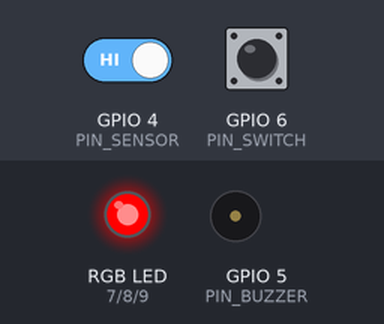
A sketch run on a simulated ESP32-S3. Shown: an RGB LED mixed from three pins (HIGH = lit), buzzer (waves = sounding). The inputs (shaded band) are chosen by the test bench; at power-on: GPIO 6 (PIN_SWITCH) HIGH, GPIO 4 (PIN_SENSOR) HIGH. WiFi joins after 1.5 s; servers stay silent unless stated; uploads are accepted with an empty reply; the local clock reads 2024-03-15 10:24:30 at power-on unless the sketch sets it; what the sketch prints to the serial monitor is not drawn.

Above: at 3.2 s.
3.3 s: GPIO 6 (PIN_SWITCH) pulled LOW for 0.15 s
At 3.38 s:
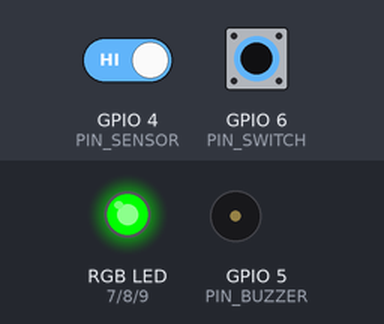
4.9 s: GPIO 6 (PIN_SWITCH) pulled LOW for 3.2 s
At 9.3 s:
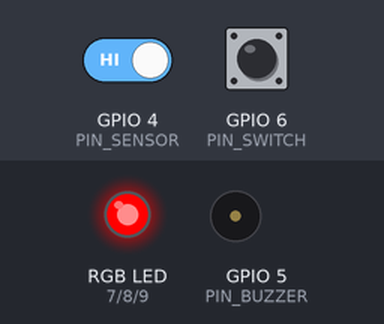
9.6 s: GPIO 4 (PIN_SENSOR) driven LOW and GPIO 6 (PIN_SWITCH) driven LOW
At 10.8 s:
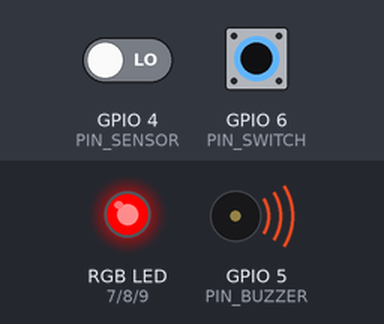
11.1 s: GPIO 4 (PIN_SENSOR) driven HIGH
At 12.2 s:
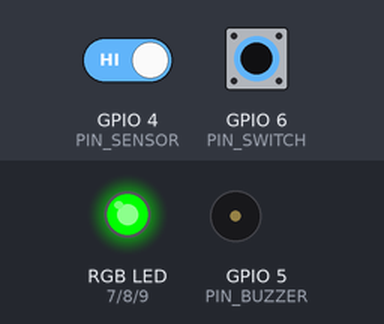
Timing chart, 0 to 13.6 s (numbered marks = the images above; inputs shaded):
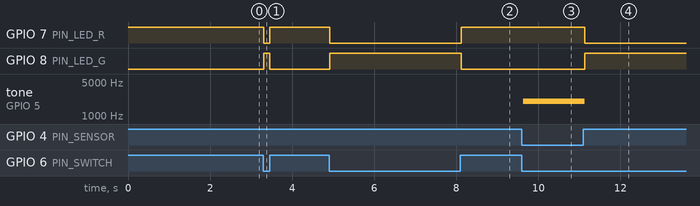

Measured:
- after the input at 3.3 s, GPIO 7 (PIN_LED_R): HIGH → LOW at once, → HIGH 0.15 s later; GPIO 8 (PIN_LED_G): LOW → HIGH at once, → LOW 0.15 s later
- after the input at 4.9 s, GPIO 7 (PIN_LED_R): HIGH → LOW at once, → HIGH 3.2 s later; GPIO 8 (PIN_LED_G): LOW → HIGH at once, → LOW 3.2 s later
- after the input at 9.6 s, tone on GPIO 5 (PIN_BUZZER): silent → 2000 Hz at once
- after the input at 11.1 s, GPIO 7 (PIN_LED_R): HIGH → LOW at once; GPIO 8 (PIN_LED_G): LOW → HIGH at once; tone on GPIO 5 (PIN_BUZZER): 2000 Hz → silent at once

The sketch:

Codigo-Alarma-magnetica1.ino
```cpp
/* ============================================================================
   SISTEMA DE ALARMA MAGNÉTICA ANTIRROBO IoT
   TEI201 - Taller de Diseño en Ingeniería - UAI - Avance #3
   ----------------------------------------------------------------------------
   Microcontrolador: ESP32-S3 N16R8

   Qué hace:
   - Detecta la apertura de un acceso mediante un sensor magnético (reed KY-025).
   - Si el sistema está armado y se aleja el imán, dispara una alarma (buzzer
     + LED rojo) y registra el evento con fecha y hora real.
   - Cada apertura se guarda de forma persistente en Google Sheets (nube).
   - Sirve una página web local con el historial de aperturas.

   Detalle clave: el envío a Google Sheets se ejecuta en el SEGUNDO NÚCLEO del
   ESP32, para que la alarma reaccione al instante y no se congele mientras
   se comunica con internet.
   ========================================================================== */

#include <WiFi.h>         // Conexión WiFi
#include <WebServer.h>    // Servidor web embebido (página local)
#include <HTTPClient.h>   // Cliente HTTP para enviar datos a Google Sheets
#include <time.h>         // Manejo de hora real (NTP)

// ---------- PINES (conexión física de cada componente al ESP32) ----------
#define PIN_SENSOR  4   // Salida digital (DO) del sensor magnético KY-025
#define PIN_BUZZER  5   // Señal del buzzer KY-006
#define PIN_SWITCH  6   // Switch de armar / desarmar el sistema
#define PIN_LED_R   7   // Canal rojo del LED RGB
#define PIN_LED_G   8   // Canal verde del LED RGB
#define PIN_LED_B   9   // Canal azul del LED RGB

// El sensor puede entregar la señal invertida según el módulo. Este parámetro
// permite ajustar a qué nivel lógico se considera "imán presente" sin recablear.
#define IMAN_PRESENTE_NIVEL  HIGH

// ---------- Credenciales de la red WiFi ----------
const char* ssid     = "iPhone Angeliyu";
const char* password = "21012101Ca";

// ---------- URL del Google Apps Script (backend de la planilla) ----------
const char* URL_SHEETS = "https://script.google.com/macros/s/AKfycbze7cZP5LEMvWSCMegIvz0YPmM0B73EwZMt4l9lqQPetthbR3F0ZVaq6-07lGdCMdi1kQ/exec";

// Offset horario de Chile en segundos. Invierno = UTC-4. En verano cambiar a -3.
const long OFFSET_CHILE = -4 * 3600;

WebServer server(80);   // Servidor web en el puerto 80

// ---------- Almacenamiento local de eventos ----------
const int MAX_EVENTOS = 200;        // Capacidad máxima de registros en memoria
time_t eventos[MAX_EVENTOS];        // Arreglo con la hora (timestamp) de cada apertura
int totalEventos = 0;               // Cantidad de aperturas registradas
bool alarmaPrevia = false;          // Evita registrar la misma apertura varias veces

// ---------- Variables compartidas con el segundo núcleo ----------
// 'volatile' indica que pueden cambiar desde otra tarea/núcleo en cualquier momento.
volatile time_t colaEnvio = 0;          // Evento pendiente de enviar a Sheets
volatile bool hayEnvioPendiente = false; // Indica si hay algo por enviar

// Enciende el LED RGB con la combinación de colores indicada (1 = encendido).
void setLED(bool r, bool g, bool b) {
  digitalWrite(PIN_LED_R, r);
  digitalWrite(PIN_LED_G, g);
  digitalWrite(PIN_LED_B, b);
}

// Convierte un timestamp UTC a la fecha local de Chile (dd/mm/aaaa).
String soloFecha(time_t t) {
  time_t local = t + OFFSET_CHILE;   // Aplica el offset de Chile
  struct tm tm_info;
  gmtime_r(&local, &tm_info);        // gmtime para NO volver a aplicar zona horaria
  char buf[20];
  strftime(buf, sizeof(buf), "%d/%m/%Y", &tm_info);
  return String(buf);
}

// Convierte un timestamp UTC a la hora local de Chile (HH:MM:SS).
String soloHora(time_t t) {
  time_t local = t + OFFSET_CHILE;
  struct tm tm_info;
  gmtime_r(&local, &tm_info);
  char buf[20];
  strftime(buf, sizeof(buf), "%H:%M:%S", &tm_info);
  return String(buf);
}

// Devuelve fecha y hora juntas, para mostrar en la página web.
String formatearHora(time_t t) {
  return soloFecha(t) + "  " + soloHora(t);
}

/* ---- TAREA DEL SEGUNDO NÚCLEO ----
   Corre en paralelo a la alarma. Revisa si hay un evento pendiente y, si hay
   conexión WiFi, lo envía a Google Sheets. Así la comunicación con internet
   nunca bloquea la detección de la alarma. */
void tareaSheets(void* parametro) {
  for (;;) {   // Bucle infinito propio de esta tarea
    if (hayEnvioPendiente && WiFi.status() == WL_CONNECTED) {
      time_t t = colaEnvio;
      HTTPClient http;
      // Arma la URL con los datos del evento como parámetros
      String url = String(URL_SHEETS) + "?fecha=" + soloFecha(t) +
                   "&hora=" + soloHora(t) + "&timestamp=" + String((unsigned long)t);
      url.replace(" ", "%20");   // Codifica los espacios para la URL
      http.begin(url);
      http.setFollowRedirects(HTTPC_STRICT_FOLLOW_REDIRECTS); // Google redirige; hay que seguirlo
      int codigo = http.GET();   // Realiza la petición
      Serial.print("Enviado a Sheets, codigo HTTP: ");
      Serial.println(codigo);    // 200 = enviado con éxito
      http.end();
      hayEnvioPendiente = false; // Marca como enviado
    }
    vTaskDelay(100 / portTICK_PERIOD_MS); // Cede tiempo de CPU (no bloquea)
  }
}

// Registra una nueva apertura: la guarda en memoria y la deja en cola para Sheets.
void registrarEvento() {
  if (totalEventos < MAX_EVENTOS) {
    time_t ahora;
    time(&ahora);                 // Hora actual (UTC)
    eventos[totalEventos] = ahora;
    totalEventos++;
    colaEnvio = ahora;            // Deja el evento para que el otro núcleo lo envíe
    hayEnvioPendiente = true;
  }
}

// Construye y entrega la página web con la tabla de aperturas registradas.
void manejarRaiz() {
  String html = "<!DOCTYPE html><html><head><meta charset='UTF-8'>";
  html += "<meta name='viewport' content='width=device-width,initial-scale=1'>";
  html += "<meta http-equiv='refresh' content='5'>";  // Se actualiza sola cada 5 s
  html += "<title>Registro de Aperturas</title>";
  html += "<style>body{font-family:sans-serif;background:#111;color:#eee;padding:20px;}";
  html += "h1{color:#e24b4a;}table{width:100%;border-collapse:collapse;margin-top:15px;}";
  html += "th,td{border:1px solid #444;padding:10px;text-align:left;}th{background:#222;}";
  html += ".vacio{color:#888;margin-top:20px;}</style></head><body>";
  html += "<h1>Registro de Aperturas</h1>";
  html += "<p>Total de aperturas: <b>" + String(totalEventos) + "</b></p>";

  if (totalEventos == 0) {
    html += "<p class='vacio'>Sin aperturas registradas aun.</p>";
  } else {
    // Recorre los eventos del más reciente al más antiguo
    html += "<table><tr><th>#</th><th>Fecha y hora de apertura</th></tr>";
    for (int i = totalEventos - 1; i >= 0; i--) {
      html += "<tr><td>" + String(i + 1) + "</td><td>" + formatearHora(eventos[i]) + "</td></tr>";
    }
    html += "</table>";
  }
  html += "</body></html>";
  server.send(200, "text/html", html);   // Envía la página al navegador
}

void setup() {
  Serial.begin(115200);   // Inicia comunicación serial para depuración

  // Configura los pines de entrada (con resistencia pull-up interna) y salida
  pinMode(PIN_SENSOR, INPUT_PULLUP);
  pinMode(PIN_SWITCH, INPUT_PULLUP);
  pinMode(PIN_BUZZER, OUTPUT);
  pinMode(PIN_LED_R, OUTPUT);
  pinMode(PIN_LED_G, OUTPUT);
  pinMode(PIN_LED_B, OUTPUT);

  noTone(PIN_BUZZER);   // Buzzer apagado al iniciar
  setLED(1, 0, 0);      // LED en rojo al iniciar (sistema en reposo)

  // ---- Conexión a la red WiFi ----
  WiFi.begin(ssid, password);
  Serial.print("Conectando a WiFi");
  while (WiFi.status() != WL_CONNECTED) {  // Espera hasta conectar
    delay(500);
    Serial.print(".");
  }
  Serial.println();
  Serial.print("Conectado! Abre esta IP en el navegador: ");
  Serial.println(WiFi.localIP());   // Muestra la IP para acceder a la página

  // ---- Sincronización de la hora real por NTP ----
  // Se traen 3 servidores de respaldo por si alguno no responde.
  configTime(0, 0, "pool.ntp.org", "time.google.com", "time.nist.gov");

  Serial.print("Sincronizando hora");
  time_t ahora = 0;
  int intentos = 0;
  // Espera hasta tener una hora válida (o se rinde tras 30 intentos)
  while (ahora < 100000 && intentos < 30) {
    time(&ahora);
    Serial.print(".");
    delay(500);
    intentos++;
  }
  Serial.println();
  if (ahora > 100000) {
    Serial.print("Hora sincronizada (Chile): ");
    Serial.println(formatearHora(ahora));
  } else {
    Serial.println("NO se pudo sincronizar (revisa internet del hotspot)");
  }

  // ---- Inicia el servidor web ----
  server.on("/", manejarRaiz);   // Ruta principal -> muestra la tabla
  server.begin();

  // ---- Lanza la tarea de envío a Sheets en el núcleo 0 ----
  // La alarma corre en el núcleo 1; el envío a internet en el 0, en paralelo.
  xTaskCreatePinnedToCore(tareaSheets, "tareaSheets", 8192, NULL, 1, NULL, 0);
}

void loop() {
  server.handleClient();   // Atiende las peticiones a la página web

  // El sistema está armado cuando el switch conecta el pin a GND (LOW)
  bool armado = (digitalRead(PIN_SWITCH) == LOW);

  if (armado) {
    // Lee si el imán está presente (acceso cerrado) o ausente (abierto)
    bool imanPresente = (digitalRead(PIN_SENSOR) == IMAN_PRESENTE_NIVEL);

    if (imanPresente) {
      // Acceso cerrado: todo en orden
      setLED(0, 1, 0);          // Verde
      noTone(PIN_BUZZER);       // Sin sonido
      alarmaPrevia = false;
    } else {
      // Acceso abierto: ¡alarma!
      setLED(1, 0, 0);          // Rojo
      tone(PIN_BUZZER, 2000);   // Suena a 2 kHz
      if (!alarmaPrevia) {      // Registra solo una vez por apertura
        registrarEvento();
        alarmaPrevia = true;
      }
    }
  } else {
    // Sistema desarmado: todo en reposo
    noTone(PIN_BUZZER);
    setLED(1, 0, 0);            // Rojo (desarmado)
    alarmaPrevia = false;
  }

  delay(50);   // Pequeña pausa para estabilidad
}
```
